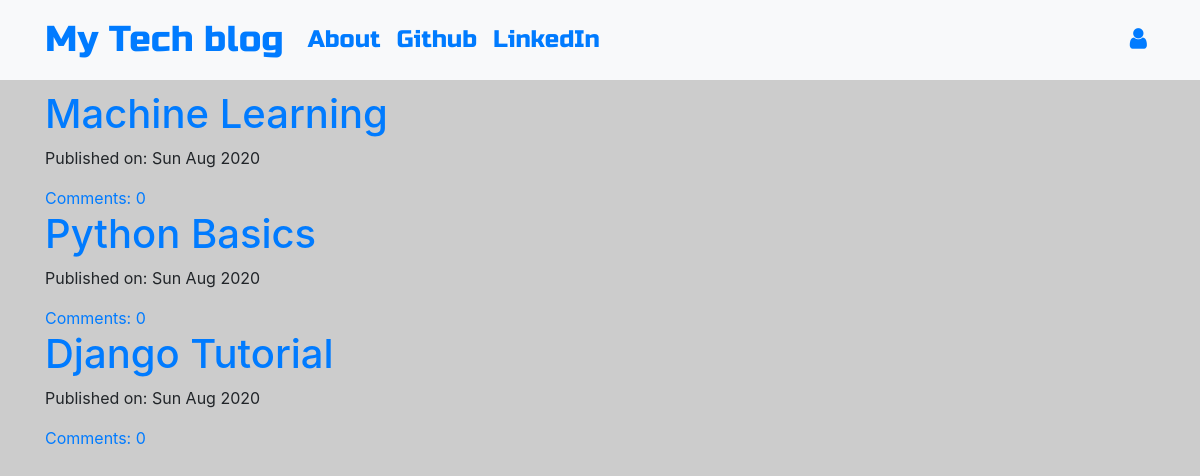
The page / on the database its author committed.
### blog/models.py (models this page shows, shortened)
class Post(models.Model):
    author = models.ForeignKey('auth.User',on_delete=models.CASCADE)
    title = models.CharField(max_length=200)
    text = models.TextField()
    created_date = models.DateTimeField(default=timezone.now)
    published_date = models.DateTimeField(blank=True, null=True)
    def approve_comments(self):
        return self.comments.filter(approved_comment=True)

### blog/views.py (the view)
# urls.py: path('',views.PostListView.as_view(),name='post_list'),
class PostListView(ListView):
    model = Post
    def get_queryset(self):
        return Post.objects.filter(published_date__lte=timezone.now()).order_by('-published_date')

### blog/templates/blog/post_list.html
{% extends 'blog/base.html' %}
{% block content %}
<div class="centerstage">
    {% for post in post_list %}
        <div class="post">
            <h1><a href="{% url 'post_detail' pk=post.pk %}">{{ post.title }}</a></h1>
            <div class="date">
                <p>Published on: {{ post.published_date|date:"D M Y"}}</p>
            </div>
            <a href="{% url 'post_detail' pk=post.pk %}">Comments: {{ post.approve_comments.count }}</a>
        </div>
    {% endfor %}
</div>
{% endblock %}

### blog/templates/blog/base.html (shortened to what this page needs)
<!DOCTYPE html>
{% load static %}
<html>
  <head>
    <link rel="stylesheet" href="https://stackpath.bootstrapcdn.com/bootstrap/4.1.3/css/bootstrap.min.css"
>
    <link href="https://maxcdn.bootstrapcdn.com/font-awesome/4.7.0/css/font-awesome.min.css" rel="stylesheet">
    <link rel="stylesheet" href="//cdn.jsdelivr.net/medium-editor/latest/css/medium-editor.min.css" type="text/css" media="screen" charset="utf-8">
    <link rel="stylesheet" href="{% static 'css/blog.css' %}">
  </head>
  <body class='loader'>
    <nav class="navbar navbar-expand-lg bg-light techfont">
      <div class="container">
        <div class="navbar-nav align-items-center">
          <a class="navbar-brand bigbrand" href="{% url 'post_list' %}">My Tech blog</a>
          <a class="nav-item nav-link" href="{% url 'about' %}">About</a>
          <a class="nav-item nav-link" href="https://www.github.com">Github</a>
          <a class="nav-item nav-link" href="https://www.linkedin.com">LinkedIn</a>
        </div>
        <div class="navbar-nav align-items-center ml-auto">
          {% if user.is_authenticated %}
            <a class="nav-item nav-link" href="{% url 'post_new' %}">New Post</a>
            <a class="nav-item nav-link" href="{% url 'post_draft_list' %}">Drafts</a>
            <a class="nav-item nav-link" href="{% url 'logout' %}">Log out</a>
            <a >Welcome: {{ user.username }}</a>
          {% else %}
            <a class="nav-item nav-link" href="{% url 'login' %}" aria-label="Login">
              <span class="fa fa-user" aria-hidden="true"></span></a>
          {% endif %}
        </div>
      </div>
    </nav>
          <div class="content container">
              <div class="row">
                  <div class="col-md-8">
                    <div class="blog_posts">
                      {% block content %}
                      {% endblock %}
                    </div>
                  </div>
              </div>
          </div>
  </body>
</html>

### blog/static/css/blog.css (style rules this page uses)
.techfont { font-family: 'Russo One', sans-serif; font-size: 1.5em; margin-bottom: 10px; }
.centerstage { margin-left: auto; margin-right: auto; }
.bigbrand { font-size: 1.5em; }
body { background-image: url("paper.gif"); background-color: #cccccc; }
.loader { filter:hue-rotate(0deg); color: linear-gradient(45deg,#0f8,#08f); animation:hue 5000ms infinite linear; }

### rows shown on the page
Post: title "Machine Learning", published_date "Sun Aug 2020", approve_comments.count "0"
Post: title "Python Basics", published_date "Sun Aug 2020", approve_comments.count "0"
Post: title "Django Tutorial", published_date "Sun Aug 2020", approve_comments.count "0"
